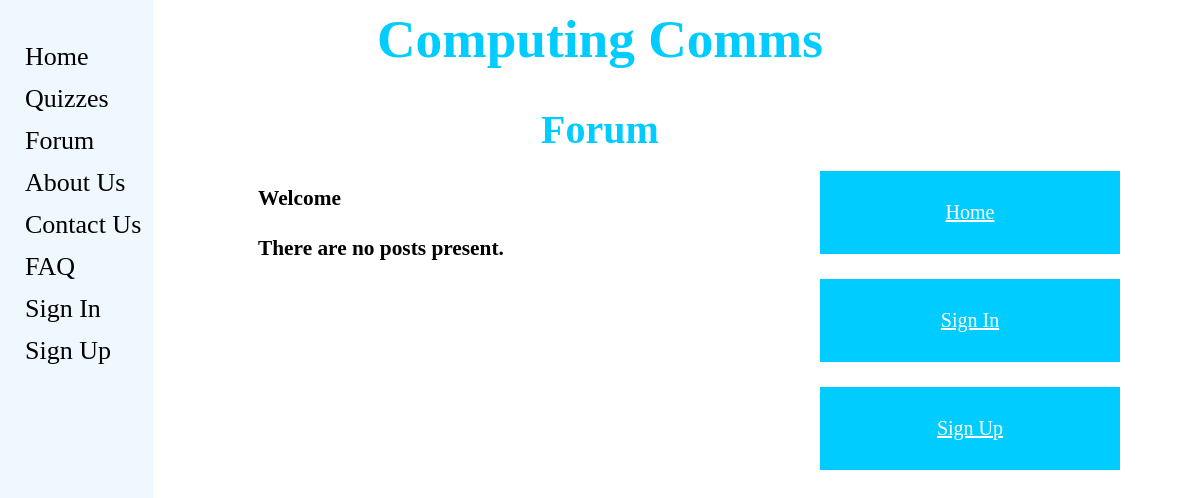
Page /computingcomms/forum/ on the earlier database version.
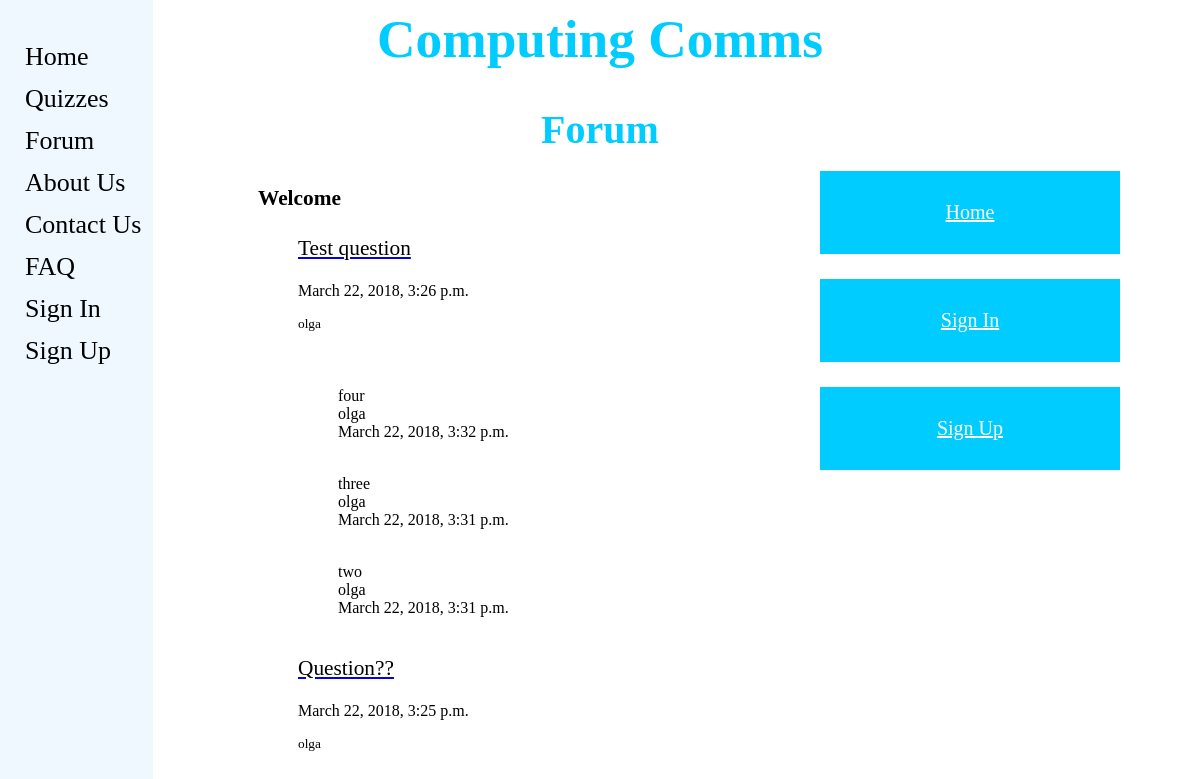
Same page on the later database version.
### computingcomms/models.py (models this page shows, shortened)
class ForumPost(models.Model):
    question = models.CharField(max_length=128)
    picture = models.ImageField(upload_to='forum_images',blank=True)
    date = models.DateTimeField(auto_now=True)
    user = models.ForeignKey(User, on_delete=models.DO_NOTHING)
    slug = models.SlugField(unique=True)

class Comment(models.Model):
    comment = models.CharField(max_length=128)
    user = models.ForeignKey(User, on_delete=models.DO_NOTHING)
    image = models.ImageField(upload_to='comment_images', blank=True)
    date = models.DateTimeField(auto_now=True)
    post = models.ForeignKey('computingcomms.ForumPost', related_name = 'comment' , on_delete=models.DO_NOTHING)

### computingcomms/views.py (the view)
# urls.py: url(r'^forum/(?P<post_slug>[\w\-]+)/$', views.show_post, name='show_post'),
def forum(request):
    posts_list = ForumPost.objects.order_by('-date')
    comments_list = Comment.objects.order_by('-date')[:3]
    context_dict = {'posts': posts_list, 'comments': comments_list}
    return render(request, 'computingcomms/forum.html', context_dict)

### templates/computingcomms/forum.html (shortened to what this page needs)
{% extends 'computingcomms/base.html' %}
{% load staticfiles %}
{% block head_block %}
	<div>
		<center><h1>Computing Comms</h1></center>
                <center><h2>Forum</h2></center>
	</div>
{% endblock %}
{% block body_block %}
	<div>
		{% if user.is_authenticated %}
			<h3><p>Welcome {{ user.username }}</p></h3>
		{% else %}
			<h3><p>Welcome</p></h3>
		{% endif %}
	</div>
	<div>
	    {% if posts %}
		<ul>
		{% for post in posts %}
			<a href="{{post.slug}}"><p>{{ post.question }}</p></a>
			<p id="date">{{ post.date }}</p>
			<p id="user">{{ post.user }}</p>
			{% if comments %}
				<ul>
`				{% for comment in comments %}
				{% if post.question == comment.post.question %}
				   <p id="comment">{{ comment.comment }}<br>
				   {{ comment.user }} <br>
				   {{ comment.date }} <br>
				   {{ comment.image }}<br>
				{% endif %}
				   {% endfor %}
				</ul>
			    {% else %}
				<p id="comment">There are no comments yet</p>
			    {% endif %}
		{% endfor %}
		</ul>
	    {% else %}
		<p><strong>There are no posts present.</strong></p>
	    {% endif %}
	</div>
	<div class="buttons_position">
	{% if user.is_authenticated %}
		<ul>
		<a href="{% url 'my_account' %}"><button class="button">My Account</a></button><br><br>
		<a href="{% url 'add_image' %}"><button class="button">Add Image</a></button><br><br>
		<a href="{% url 'add_question' %}"><button class="button">Add Question</a></button>
		</ul>
	{% else %}
		<ul>
		<a href="{% url 'home' %}"><button class="button">Home</a></button><br><br>
		<a href="{% url 'login' %}"><button class="button">Sign In</a></button><br><br>
		<a href="{% url 'register' %}"><button class="button">Sign Up</a></button>
		</ul>
	{% endif %}
	</div>
{% endblock %}

### templates/computingcomms/base.html (shortened to what this page needs)
{% load staticfiles %}
<head>
	<link rel="stylesheet" type="text/css" href="{% static "CSS/stylesheet.css" %}"/>
</head>
<html>
	<head>
		{% block head_block %}
		{% endblock %}
	</head>
	<body>
		<div class ="sidenav">
			{% block sidebar_block %}
				<ul>
					<a href="{% url 'home' %}">Home</a>
					<a href="{% url 'quizzes' %}">Quizzes</a>
					<a href="{% url 'forum' %}">Forum</a>
					<a href="{% url 'about_us' %}">About Us</a>
					<a href="{% url 'contact_us' %}">Contact Us</a>
					<a href="{% url 'faq' %}">FAQ</a>
					{% if user.is_authenticated %}
						<a href="{% url 'my_account' %}">My Account</a>
						<a href="{% url 'sign_out' %}">Logout</a>
					{% else %}
						<a href="{% url 'login' %}">Sign In</a>
						<a href="{% url 'register' %}">Sign Up</a>
					{% endif %}
                </ul>
			{% endblock %}
		</div>
		<div>
			{% block body_block %}
			{% endblock %}
		</div>
	</body>
</html>

### static/CSS/stylesheet.css (style rules this page uses)
h1 { font-size: 40pt; text-align: center; color: #00ccff; font-family: Bernard MT Condensed; }
h2 { font-size: 30pt; text-align: center; color: #00ccff; font-family: Bernard MT Condensed; }
p { font-size: 16pt; color: black; font-family: Calibri; margin-left: 250px; margin-right: 30px; }
#date { font-size: 12pt; color: black; font-family: Calibri; }
#user { font-size: 10pt; color: black; font-family: Calibri; }
#comment { font-size: 12pt; color: black; font-family: Calibri; }
.button { background-color: #00ccff; border: none; color: white; padding: 30px 62px; text-align: center; text-decoration: none; display: inline-block; font-size: 20px; font-family: Calibri; width: 300px; }
.sidenav { height: 100%; width: 170px; position:fixed; z-index: 1; top: 0; left: -17; background-color: #F0F8FF; overflow-x: hidden; padding-top: 15px; }
.sidenav a { padding: 6px 2px 6px 2px; text-decoration: none; font-size: 26px; font-family: Calibri; color: black; display: block; }
.button a:link { color: white; font-size: 20px; font-family: Calibri; }
.buttons_position { position: absolute; top: 150px; right: 80px }
body { font-family: Calibri; color: black; font-size: 16pt; }

Differences in the rows shown:
added ForumPost: question "Test question", date "March 22, 2018, 3:26 p.m.", user "olga"
added Comment: comment "four", user "olga", date "March 22, 2018, 3:32 p.m."
added Comment: comment "three", user "olga", date "March 22, 2018, 3:31 p.m."
added Comment: comment "two", user "olga", date "March 22, 2018, 3:31 p.m."
added ForumPost: question "Question??", date "March 22, 2018, 3:25 p.m.", user "olga"
Other differences:
text no longer shown: "There are no posts present."
